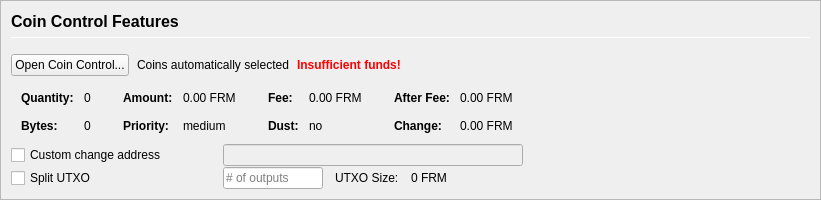
         <widget class="QFrame" name="frameCoinControl">
          <property name="sizePolicy">
           <sizepolicy hsizetype="Expanding" vsizetype="Expanding">
            <horstretch>0</horstretch>
            <verstretch>0</verstretch>
           </sizepolicy>
          </property>
          <property name="maximumSize">
           <size>
            <width>16777215</width>
            <height>16777215</height>
           </size>
          </property>
          <property name="frameShape">
           <enum>QFrame::StyledPanel</enum>
          </property>
          <property name="frameShadow">
           <enum>QFrame::Sunken</enum>
          </property>
          <layout class="QVBoxLayout" name="verticalLayoutCoinControl2">
           <property name="spacing">
            <number>0</number>
           </property>
           <property name="leftMargin">
            <number>0</number>
           </property>
           <property name="topMargin">
            <number>0</number>
           </property>
           <property name="rightMargin">
            <number>0</number>
           </property>
           <property name="bottomMargin">
            <number>0</number>
           </property>
           <item>
            <widget class="QFrame" name="frameCoinControl_BG">
             <layout class="QVBoxLayout" name="verticalLayoutCoinControl" stretch="0,0,0,0,0,0">
              <property name="spacing">
               <number>1</number>
              </property>
              <property name="leftMargin">
               <number>10</number>
              </property>
              <property name="topMargin">
               <number>10</number>
              </property>
              <item>
               <layout class="QHBoxLayout" name="horizontalLayoutCoinControl1">
                <property name="bottomMargin">
                 <number>15</number>
                </property>
                <item>
                 <layout class="QVBoxLayout" name="verticalLayout_3">
                  <property name="spacing">
                   <number>6</number>
                  </property>
                  <item>
                   <widget class="QLabel" name="labelCoinControlFeatures">
                    <property name="sizePolicy">
                     <sizepolicy hsizetype="Preferred" vsizetype="Maximum">
                      <horstretch>0</horstretch>
                      <verstretch>0</verstretch>
                     </sizepolicy>
                    </property>
                    <property name="minimumSize">
                     <size>
                      <width>0</width>
                      <height>20</height>
                     </size>
                    </property>
                    <property name="font">
                     <font>
                      <pointsize>12</pointsize>
                      <weight>75</weight>
                      <bold>true</bold>
                     </font>
                    </property>
                    <property name="styleSheet">
                     <string notr="true">font-weight:bold;</string>
                    </property>
                    <property name="text">
                     <string>Coin Control Features</string>
                    </property>
                   </widget>
                  </item>
                  <item>
                   <widget class="Line" name="line">
                    <property name="minimumSize">
                     <size>
                      <width>0</width>
                      <height>1</height>
                     </size>
                    </property>
                    <property name="maximumSize">
                     <size>
                      <width>16777215</width>
                      <height>1</height>
                     </size>
                    </property>
                    <property name="orientation">
                     <enum>Qt::Horizontal</enum>
                    </property>
                   </widget>
                  </item>
                 </layout>
                </item>
               </layout>
              </item>
              <item>
               <layout class="QHBoxLayout" name="horizontalLayoutCoinControl2" stretch="0,0,0,0">
                <property name="spacing">
                 <number>8</number>
                </property>
                <property name="bottomMargin">
                 <number>10</number>
                </property>
                <item>
                 <widget class="QPushButton" name="pushButtonCoinControl">
                  <property name="styleSheet">
                   <string notr="true"/>
                  </property>
                  <property name="text">
                   <string>Open Coin Control...</string>
                  </property>
                  <property name="autoDefault">
                   <bool>false</bool>
                  </property>
                 </widget>
                </item>
                <item>
                 <widget class="QLabel" name="labelCoinControlAutomaticallySelected">
                  <property name="text">
                   <string>Coins automatically selected</string>
                  </property>
                  <property name="margin">
                   <number>5</number>
                  </property>
                 </widget>
                </item>
                <item>
                 <widget class="QLabel" name="labelCoinControlInsuffFunds">
                  <property name="font">
                   <font>
                    <weight>75</weight>
                    <bold>true</bold>
                   </font>
                  </property>
                  <property name="styleSheet">
                   <string notr="true">color:red;font-weight:bold;</string>
                  </property>
                  <property name="text">
                   <string>Insufficient funds!</string>
                  </property>
                  <property name="margin">
                   <number>5</number>
                  </property>
                 </widget>
                </item>
                <item>
                 <spacer name="horizontalSpacerCoinControl">
                  <property name="orientation">
                   <enum>Qt::Horizontal</enum>
                  </property>
                  <property name="sizeHint" stdset="0">
                   <size>
                    <width>40</width>
                    <height>1</height>
                   </size>
                  </property>
                 </spacer>
                </item>
               </layout>
              </item>
              <item>
               <widget class="QWidget" name="widgetCoinControl" native="true">
                <property name="sizePolicy">
                 <sizepolicy hsizetype="Preferred" vsizetype="Preferred">
                  <horstretch>0</horstretch>
                  <verstretch>0</verstretch>
                 </sizepolicy>
                </property>
                <property name="minimumSize">
                 <size>
                  <width>0</width>
                  <height>0</height>
                 </size>
                </property>
                <property name="styleSheet">
                 <string notr="true"/>
                </property>
                <layout class="QHBoxLayout" name="horizontalLayoutCoinControl5">
                 <property name="leftMargin">
                  <number>0</number>
                 </property>
                 <property name="topMargin">
                  <number>0</number>
                 </property>
                 <property name="rightMargin">
                  <number>0</number>
                 </property>
                 <property name="bottomMargin">
                  <number>0</number>
                 </property>
                 <item>
                  <layout class="QHBoxLayout" name="horizontalLayoutCoinControl3" stretch="0,0,0,1">
                   <property name="spacing">
                    <number>20</number>
                   </property>
                   <property name="topMargin">
                    <number>0</number>
                   </property>
                   <property name="bottomMargin">
                    <number>10</number>
                   </property>
                   <item>
                    <layout class="QFormLayout" name="formLayoutCoinControl1">
                     <property name="horizontalSpacing">
                      <number>10</number>
                     </property>
                     <property name="verticalSpacing">
                      <number>14</number>
                     </property>
                     <property name="leftMargin">
                      <number>10</number>
                     </property>
                     <property name="topMargin">
                      <number>4</number>
                     </property>
                     <property name="rightMargin">
                      <number>6</number>
                     </property>
                     <item row="0" column="0">
                      <widget class="QLabel" name="labelCoinControlQuantityText">
                       <property name="font">
                        <font>
                         <weight>75</weight>
                         <bold>true</bold>
                        </font>
                       </property>
                       <property name="text">
                        <string>Quantity:</string>
                       </property>
                       <property name="margin">
                        <number>0</number>
                       </property>
                      </widget>
                     </item>
                     <item row="0" column="1">
                      <widget class="QLabel" name="labelCoinControlQuantity">
                       <property name="cursor">
                        <cursorShape>IBeamCursor</cursorShape>
                       </property>
                       <property name="contextMenuPolicy">
                        <enum>Qt::ActionsContextMenu</enum>
                       </property>
                       <property name="text">
                        <string notr="true">0</string>
                       </property>
                       <property name="margin">
                        <number>0</number>
                       </property>
                       <property name="textInteractionFlags">
                        <set>Qt::LinksAccessibleByMouse|Qt::TextSelectableByKeyboard|Qt::TextSelectableByMouse</set>
                       </property>
                      </widget>
                     </item>
                     <item row="1" column="0">
                      <widget class="QLabel" name="labelCoinControlBytesText">
                       <property name="font">
                        <font>
                         <weight>75</weight>
                         <bold>true</bold>
                        </font>
                       </property>
                       <property name="text">
                        <string>Bytes:</string>
                       </property>
                      </widget>
                     </item>
                     <item row="1" column="1">
                      <widget class="QLabel" name="labelCoinControlBytes">
                       <property name="cursor">
                        <cursorShape>IBeamCursor</cursorShape>
                       </property>
                       <property name="contextMenuPolicy">
                        <enum>Qt::ActionsContextMenu</enum>
                       </property>
                       <property name="text">
                        <string notr="true">0</string>
                       </property>
                       <property name="textInteractionFlags">
                        <set>Qt::LinksAccessibleByMouse|Qt::TextSelectableByKeyboard|Qt::TextSelectableByMouse</set>
                       </property>
                      </widget>
                     </item>
                    </layout>
                   </item>
                   <item>
                    <layout class="QFormLayout" name="formLayoutCoinControl2">
                     <property name="horizontalSpacing">
                      <number>10</number>
                     </property>
                     <property name="verticalSpacing">
                      <number>14</number>
                     </property>
                     <property name="leftMargin">
                      <number>6</number>
                     </property>
                     <property name="topMargin">
                      <number>4</number>
                     </property>
                     <property name="rightMargin">
                      <number>6</number>
                     </property>
                     <item row="0" column="0">
                      <widget class="QLabel" name="labelCoinControlAmountText">
                       <property name="font">
                        <font>
                         <weight>75</weight>
                         <bold>true</bold>
                        </font>
                       </property>
                       <property name="text">
                        <string>Amount:</string>
                       </property>
                       <property name="margin">
                        <number>0</number>
                       </property>
                      </widget>
                     </item>
                     <item row="0" column="1">
                      <widget class="QLabel" name="labelCoinControlAmount">
                       <property name="cursor">
                        <cursorShape>IBeamCursor</cursorShape>
                       </property>
                       <property name="contextMenuPolicy">
                        <enum>Qt::ActionsContextMenu</enum>
                       </property>
                       <property name="text">
                        <string notr="true">0.00 FRM</string>
                       </property>
                       <property name="textInteractionFlags">
                        <set>Qt::LinksAccessibleByMouse|Qt::TextSelectableByKeyboard|Qt::TextSelectableByMouse</set>
                       </property>
                      </widget>
                     </item>
                     <item row="1" column="0">
                      <widget class="QLabel" name="labelCoinControlPriorityText">
                       <property name="font">
                        <font>
                         <weight>75</weight>
                         <bold>true</bold>
                        </font>
                       </property>
                       <property name="text">
                        <string>Priority:</string>
                       </property>
                      </widget>
                     </item>
                     <item row="1" column="1">
                      <widget class="QLabel" name="labelCoinControlPriority">
                       <property name="cursor">
                        <cursorShape>IBeamCursor</cursorShape>
                       </property>
                       <property name="contextMenuPolicy">
                        <enum>Qt::ActionsContextMenu</enum>
                       </property>
                       <property name="text">
                        <string>medium</string>
                       </property>
                       <property name="textInteractionFlags">
                        <set>Qt::LinksAccessibleByMouse|Qt::TextSelectableByKeyboard|Qt::TextSelectableByMouse</set>
                       </property>
                      </widget>
                     </item>
                    </layout>
                   </item>
                   <item>
                    <layout class="QFormLayout" name="formLayoutCoinControl3">
                     <property name="horizontalSpacing">
                      <number>10</number>
                     </property>
                     <property name="verticalSpacing">
                      <number>14</number>
                     </property>
                     <property name="leftMargin">
                      <number>6</number>
                     </property>
                     <property name="topMargin">
                      <number>4</number>
                     </property>
                     <property name="rightMargin">
                      <number>6</number>
                     </property>
                     <item row="0" column="0">
                      <widget class="QLabel" name="labelCoinControlFeeText">
                       <property name="font">
                        <font>
                         <weight>75</weight>
                         <bold>true</bold>
                        </font>
                       </property>
                       <property name="text">
                        <string>Fee:</string>
                       </property>
                       <property name="margin">
                        <number>0</number>
                       </property>
                      </widget>
                     </item>
                     <item row="0" column="1">
                      <widget class="QLabel" name="labelCoinControlFee">
                       <property name="cursor">
                        <cursorShape>IBeamCursor</cursorShape>
                       </property>
                       <property name="contextMenuPolicy">
                        <enum>Qt::ActionsContextMenu</enum>
                       </property>
                       <property name="text">
                        <string notr="true">0.00 FRM</string>
                       </property>
                       <property name="textInteractionFlags">
                        <set>Qt::LinksAccessibleByMouse|Qt::TextSelectableByKeyboard|Qt::TextSelectableByMouse</set>
                       </property>
                      </widget>
                     </item>
                     <item row="1" column="0">
                      <widget class="QLabel" name="labelCoinControlLowOutputText">
                       <property name="font">
                        <font>
                         <weight>75</weight>
                         <bold>true</bold>
                        </font>
                       </property>
                       <property name="text">
                        <string>Dust:</string>
                       </property>
                      </widget>
                     </item>
                     <item row="1" column="1">
                      <widget class="QLabel" name="labelCoinControlLowOutput">
                       <property name="cursor">
                        <cursorShape>IBeamCursor</cursorShape>
                       </property>
                       <property name="contextMenuPolicy">
                        <enum>Qt::ActionsContextMenu</enum>
                       </property>
                       <property name="text">
                        <string>no</string>
                       </property>
                       <property name="textInteractionFlags">
                        <set>Qt::LinksAccessibleByMouse|Qt::TextSelectableByKeyboard|Qt::TextSelectableByMouse</set>
                       </property>
                      </widget>
                     </item>
                    </layout>
                   </item>
                   <item>
                    <layout class="QFormLayout" name="formLayoutCoinControl4">
                     <property name="horizontalSpacing">
                      <number>10</number>
                     </property>
                     <property name="verticalSpacing">
                      <number>14</number>
                     </property>
                     <property name="leftMargin">
                      <number>6</number>
                     </property>
                     <property name="topMargin">
                      <number>4</number>
                     </property>
                     <property name="rightMargin">
                      <number>6</number>
                     </property>
                     <item row="0" column="0">
                      <widget class="QLabel" name="labelCoinControlAfterFeeText">
                       <property name="font">
                        <font>
                         <weight>75</weight>
                         <bold>true</bold>
                        </font>
                       </property>
                       <property name="text">
                        <string>After Fee:</string>
                       </property>
                       <property name="margin">
                        <number>0</number>
                       </property>
                      </widget>
                     </item>
                     <item row="0" column="1">
                      <widget class="QLabel" name="labelCoinControlAfterFee">
                       <property name="cursor">
                        <cursorShape>IBeamCursor</cursorShape>
                       </property>
                       <property name="contextMenuPolicy">
                        <enum>Qt::ActionsContextMenu</enum>
                       </property>
                       <property name="text">
                        <string notr="true">0.00 FRM</string>
                       </property>
                       <property name="textInteractionFlags">
                        <set>Qt::LinksAccessibleByMouse|Qt::TextSelectableByKeyboard|Qt::TextSelectableByMouse</set>
                       </property>
                      </widget>
                     </item>
                     <item row="1" column="0">
                      <widget class="QLabel" name="labelCoinControlChangeText">
                       <property name="font">
                        <font>
                         <weight>75</weight>
                         <bold>true</bold>
                        </font>
                       </property>
                       <property name="text">
                        <string>Change:</string>
                       </property>
                      </widget>
                     </item>
                     <item row="1" column="1">
                      <widget class="QLabel" name="labelCoinControlChange">
                       <property name="cursor">
                        <cursorShape>IBeamCursor</cursorShape>
                       </property>
                       <property name="contextMenuPolicy">
                        <enum>Qt::ActionsContextMenu</enum>
                       </property>
                       <property name="text">
                        <string notr="true">0.00 FRM</string>
                       </property>
                       <property name="textInteractionFlags">
                        <set>Qt::LinksAccessibleByMouse|Qt::TextSelectableByKeyboard|Qt::TextSelectableByMouse</set>
                       </property>
                      </widget>
                     </item>
                    </layout>
                   </item>
                  </layout>
                 </item>
                </layout>
               </widget>
              </item>
              <item>
               <layout class="QHBoxLayout" name="horizontalLayoutCoinControl4">
                <property name="spacing">
                 <number>12</number>
                </property>
                <property name="sizeConstraint">
                 <enum>QLayout::SetDefaultConstraint</enum>
                </property>
                <property name="topMargin">
                 <number>0</number>
                </property>
                <property name="rightMargin">
                 <number>0</number>
                </property>
                <item>
                 <widget class="QCheckBox" name="checkBoxCoinControlChange">
                  <property name="sizePolicy">
                   <sizepolicy hsizetype="Preferred" vsizetype="Preferred">
                    <horstretch>0</horstretch>
                    <verstretch>0</verstretch>
                   </sizepolicy>
                  </property>
                  <property name="minimumSize">
                   <size>
                    <width>200</width>
                    <height>0</height>
                   </size>
                  </property>
                  <property name="maximumSize">
                   <size>
                    <width>200</width>
                    <height>16777215</height>
                   </size>
                  </property>
                  <property name="toolTip">
                   <string>If this is activated, but the change address is empty or invalid, change will be sent to a newly generated address.</string>
                  </property>
                  <property name="text">
                   <string>Custom change address</string>
                  </property>
                 </widget>
                </item>
                <item>
                 <widget class="QValidatedLineEdit" name="lineEditCoinControlChange">
                  <property name="enabled">
                   <bool>false</bool>
                  </property>
                  <property name="sizePolicy">
                   <sizepolicy hsizetype="Preferred" vsizetype="Preferred">
                    <horstretch>0</horstretch>
                    <verstretch>0</verstretch>
                   </sizepolicy>
                  </property>
                  <property name="minimumSize">
                   <size>
                    <width>300</width>
                    <height>0</height>
                   </size>
                  </property>
                 </widget>
                </item>
                <item>
                 <widget class="QLabel" name="labelCoinControlChangeLabel">
                  <property name="sizePolicy">
                   <sizepolicy hsizetype="Preferred" vsizetype="Preferred">
                    <horstretch>0</horstretch>
                    <verstretch>0</verstretch>
                   </sizepolicy>
                  </property>
                  <property name="minimumSize">
                   <size>
                    <width>100</width>
                    <height>0</height>
                   </size>
                  </property>
                  <property name="text">
                   <string/>
                  </property>
                  <property name="margin">
                   <number>3</number>
                  </property>
                 </widget>
                </item>
               </layout>
              </item>
              <item>
               <layout class="QHBoxLayout" name="horizontalLayoutCoinControl6">
                <property name="spacing">
                 <number>12</number>
                </property>
                <property name="rightMargin">
                 <number>0</number>
                </property>
                <item>
                 <widget class="QCheckBox" name="splitBlockCheckBox">
                  <property name="sizePolicy">
                   <sizepolicy hsizetype="Preferred" vsizetype="Preferred">
                    <horstretch>0</horstretch>
                    <verstretch>0</verstretch>
                   </sizepolicy>
                  </property>
                  <property name="minimumSize">
                   <size>
                    <width>200</width>
                    <height>0</height>
                   </size>
                  </property>
                  <property name="maximumSize">
                   <size>
                    <width>200</width>
                    <height>16777215</height>
                   </size>
                  </property>
                  <property name="text">
                   <string>Split UTXO</string>
                  </property>
                 </widget>
                </item>
                <item>
                 <widget class="QLineEdit" name="splitBlockLineEdit">
                  <property name="sizePolicy">
                   <sizepolicy hsizetype="Preferred" vsizetype="Preferred">
                    <horstretch>50</horstretch>
                    <verstretch>0</verstretch>
                   </sizepolicy>
                  </property>
                  <property name="minimumSize">
                   <size>
                    <width>100</width>
                    <height>0</height>
                   </size>
                  </property>
                  <property name="maximumSize">
                   <size>
                    <width>100</width>
                    <height>16777215</height>
                   </size>
                  </property>
                  <property name="placeholderText">
                   <string># of outputs</string>
                  </property>
                 </widget>
                </item>
                <item>
                 <widget class="QLabel" name="labelBlockSizeText">
                  <property name="text">
                   <string>UTXO Size:</string>
                  </property>
                 </widget>
                </item>
                <item>
                 <widget class="QLabel" name="labelBlockSize">
                  <property name="text">
                   <string>0 FRM</string>
                  </property>
                 </widget>
                </item>
                <item>
                 <spacer name="horizontalSpacer_7">
                  <property name="orientation">
                   <enum>Qt::Horizontal</enum>
                  </property>
                  <property name="sizeHint" stdset="0">
                   <size>
                    <width>40</width>
                    <height>20</height>
                   </size>
                  </property>
                 </spacer>
                </item>
               </layout>
              </item>
              <item>
               <spacer name="verticalSpacerCoinControl">
                <property name="orientation">
                 <enum>Qt::Vertical</enum>
                </property>
                <property name="sizeHint" stdset="0">
                 <size>
                  <width>800</width>
                  <height>1</height>
                 </size>
                </property>
               </spacer>
              </item>
             </layout>
            </widget>
           </item>
          </layout>
         </widget>
